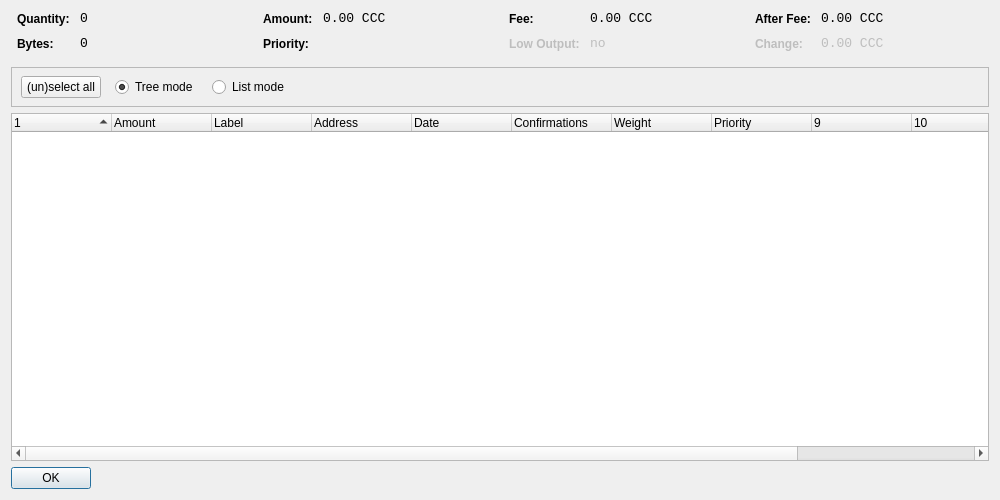
<?xml version="1.0" encoding="UTF-8"?>
<ui version="4.0">
 <class>CoinControlDialog</class>
 <widget class="QWidget" name="CoinControlDialog">
  <property name="geometry">
   <rect>
    <x>0</x>
    <y>0</y>
    <width>1000</width>
    <height>500</height>
   </rect>
  </property>
  <property name="windowTitle">
   <string>Coin Control</string>
  </property>
  <layout class="QVBoxLayout" name="verticalLayout">
   <item>
    <layout class="QHBoxLayout" name="horizontalLayoutTop" stretch="0,0,0,0">
     <property name="topMargin">
      <number>0</number>
     </property>
     <property name="bottomMargin">
      <number>10</number>
     </property>
     <item>
      <layout class="QFormLayout" name="formLayoutCoinControl1">
       <property name="horizontalSpacing">
        <number>10</number>
       </property>
       <property name="verticalSpacing">
        <number>10</number>
       </property>
       <property name="leftMargin">
        <number>6</number>
       </property>
       <property name="rightMargin">
        <number>6</number>
       </property>
       <item row="0" column="0">
        <widget class="QLabel" name="labelCoinControlQuantityText">
         <property name="styleSheet">
          <string notr="true">font-weight:bold;</string>
         </property>
         <property name="text">
          <string>Quantity:</string>
         </property>
        </widget>
       </item>
       <item row="0" column="1">
        <widget class="QLabel" name="labelCoinControlQuantity">
         <property name="font">
          <font>
           <family>Monospace</family>
           <pointsize>10</pointsize>
          </font>
         </property>
         <property name="cursor">
          <cursorShape>IBeamCursor</cursorShape>
         </property>
         <property name="contextMenuPolicy">
          <enum>Qt::ActionsContextMenu</enum>
         </property>
         <property name="text">
          <string notr="true">0</string>
         </property>
         <property name="textInteractionFlags">
          <set>Qt::LinksAccessibleByMouse|Qt::TextSelectableByKeyboard|Qt::TextSelectableByMouse</set>
         </property>
        </widget>
       </item>
       <item row="1" column="0">
        <widget class="QLabel" name="labelCoinControlBytesText">
         <property name="styleSheet">
          <string notr="true">font-weight:bold;</string>
         </property>
         <property name="text">
          <string>Bytes:</string>
         </property>
        </widget>
       </item>
       <item row="1" column="1">
        <widget class="QLabel" name="labelCoinControlBytes">
         <property name="font">
          <font>
           <family>Monospace</family>
           <pointsize>10</pointsize>
          </font>
         </property>
         <property name="cursor">
          <cursorShape>IBeamCursor</cursorShape>
         </property>
         <property name="contextMenuPolicy">
          <enum>Qt::ActionsContextMenu</enum>
         </property>
         <property name="text">
          <string notr="true">0</string>
         </property>
         <property name="textInteractionFlags">
          <set>Qt::LinksAccessibleByMouse|Qt::TextSelectableByKeyboard|Qt::TextSelectableByMouse</set>
         </property>
        </widget>
       </item>
      </layout>
     </item>
     <item>
      <layout class="QFormLayout" name="formLayoutCoinControl2">
       <property name="horizontalSpacing">
        <number>10</number>
       </property>
       <property name="verticalSpacing">
        <number>10</number>
       </property>
       <property name="leftMargin">
        <number>6</number>
       </property>
       <property name="rightMargin">
        <number>6</number>
       </property>
       <item row="0" column="0">
        <widget class="QLabel" name="labelCoinControlAmountText">
         <property name="styleSheet">
          <string notr="true">font-weight:bold;</string>
         </property>
         <property name="text">
          <string>Amount:</string>
         </property>
        </widget>
       </item>
       <item row="0" column="1">
        <widget class="QLabel" name="labelCoinControlAmount">
         <property name="font">
          <font>
           <family>Monospace</family>
           <pointsize>10</pointsize>
          </font>
         </property>
         <property name="cursor">
          <cursorShape>IBeamCursor</cursorShape>
         </property>
         <property name="contextMenuPolicy">
          <enum>Qt::ActionsContextMenu</enum>
         </property>
         <property name="text">
          <string notr="true">0.00 CCC</string>
         </property>
         <property name="textInteractionFlags">
          <set>Qt::LinksAccessibleByMouse|Qt::TextSelectableByKeyboard|Qt::TextSelectableByMouse</set>
         </property>
        </widget>
       </item>
       <item row="1" column="0">
        <widget class="QLabel" name="labelCoinControlPriorityText">
         <property name="styleSheet">
          <string notr="true">font-weight:bold;</string>
         </property>
         <property name="text">
          <string>Priority:</string>
         </property>
        </widget>
       </item>
       <item row="1" column="1">
        <widget class="QLabel" name="labelCoinControlPriority">
         <property name="font">
          <font>
           <family>Monospace</family>
           <pointsize>10</pointsize>
          </font>
         </property>
         <property name="cursor">
          <cursorShape>IBeamCursor</cursorShape>
         </property>
         <property name="contextMenuPolicy">
          <enum>Qt::ActionsContextMenu</enum>
         </property>
         <property name="text">
          <string/>
         </property>
         <property name="textInteractionFlags">
          <set>Qt::LinksAccessibleByMouse|Qt::TextSelectableByKeyboard|Qt::TextSelectableByMouse</set>
         </property>
        </widget>
       </item>
      </layout>
     </item>
     <item>
      <layout class="QFormLayout" name="formLayoutCoinControl3">
       <property name="horizontalSpacing">
        <number>10</number>
       </property>
       <property name="verticalSpacing">
        <number>10</number>
       </property>
       <property name="leftMargin">
        <number>6</number>
       </property>
       <property name="rightMargin">
        <number>6</number>
       </property>
       <item row="0" column="0">
        <widget class="QLabel" name="labelCoinControlFeeText">
         <property name="styleSheet">
          <string notr="true">font-weight:bold;</string>
         </property>
         <property name="text">
          <string>Fee:</string>
         </property>
        </widget>
       </item>
       <item row="0" column="1">
        <widget class="QLabel" name="labelCoinControlFee">
         <property name="font">
          <font>
           <family>Monospace</family>
           <pointsize>10</pointsize>
          </font>
         </property>
         <property name="cursor">
          <cursorShape>IBeamCursor</cursorShape>
         </property>
         <property name="contextMenuPolicy">
          <enum>Qt::ActionsContextMenu</enum>
         </property>
         <property name="text">
          <string notr="true">0.00 CCC</string>
         </property>
         <property name="textInteractionFlags">
          <set>Qt::LinksAccessibleByMouse|Qt::TextSelectableByKeyboard|Qt::TextSelectableByMouse</set>
         </property>
        </widget>
       </item>
       <item row="1" column="0">
        <widget class="QLabel" name="labelCoinControlLowOutputText">
         <property name="enabled">
          <bool>false</bool>
         </property>
         <property name="styleSheet">
          <string notr="true">font-weight:bold;</string>
         </property>
         <property name="text">
          <string>Low Output:</string>
         </property>
        </widget>
       </item>
       <item row="1" column="1">
        <widget class="QLabel" name="labelCoinControlLowOutput">
         <property name="enabled">
          <bool>false</bool>
         </property>
         <property name="font">
          <font>
           <family>Monospace</family>
           <pointsize>10</pointsize>
          </font>
         </property>
         <property name="cursor">
          <cursorShape>IBeamCursor</cursorShape>
         </property>
         <property name="contextMenuPolicy">
          <enum>Qt::ActionsContextMenu</enum>
         </property>
         <property name="text">
          <string>no</string>
         </property>
         <property name="textInteractionFlags">
          <set>Qt::LinksAccessibleByMouse|Qt::TextSelectableByKeyboard|Qt::TextSelectableByMouse</set>
         </property>
        </widget>
       </item>
      </layout>
     </item>
     <item>
      <layout class="QFormLayout" name="formLayoutCoinControl4">
       <property name="horizontalSpacing">
        <number>10</number>
       </property>
       <property name="verticalSpacing">
        <number>10</number>
       </property>
       <property name="leftMargin">
        <number>6</number>
       </property>
       <property name="rightMargin">
        <number>6</number>
       </property>
       <item row="0" column="0">
        <widget class="QLabel" name="labelCoinControlAfterFeeText">
         <property name="styleSheet">
          <string notr="true">font-weight:bold;</string>
         </property>
         <property name="text">
          <string>After Fee:</string>
         </property>
        </widget>
       </item>
       <item row="0" column="1">
        <widget class="QLabel" name="labelCoinControlAfterFee">
         <property name="font">
          <font>
           <family>Monospace</family>
           <pointsize>10</pointsize>
          </font>
         </property>
         <property name="cursor">
          <cursorShape>IBeamCursor</cursorShape>
         </property>
         <property name="contextMenuPolicy">
          <enum>Qt::ActionsContextMenu</enum>
         </property>
         <property name="text">
          <string notr="true">0.00 CCC</string>
         </property>
         <property name="textInteractionFlags">
          <set>Qt::LinksAccessibleByMouse|Qt::TextSelectableByKeyboard|Qt::TextSelectableByMouse</set>
         </property>
        </widget>
       </item>
       <item row="1" column="0">
        <widget class="QLabel" name="labelCoinControlChangeText">
         <property name="enabled">
          <bool>false</bool>
         </property>
         <property name="styleSheet">
          <string notr="true">font-weight:bold;</string>
         </property>
         <property name="text">
          <string>Change:</string>
         </property>
        </widget>
       </item>
       <item row="1" column="1">
        <widget class="QLabel" name="labelCoinControlChange">
         <property name="enabled">
          <bool>false</bool>
         </property>
         <property name="font">
          <font>
           <family>Monospace</family>
           <pointsize>10</pointsize>
          </font>
         </property>
         <property name="cursor">
          <cursorShape>IBeamCursor</cursorShape>
         </property>
         <property name="contextMenuPolicy">
          <enum>Qt::ActionsContextMenu</enum>
         </property>
         <property name="text">
          <string notr="true">0.00 CCC</string>
         </property>
         <property name="textInteractionFlags">
          <set>Qt::LinksAccessibleByMouse|Qt::TextSelectableByKeyboard|Qt::TextSelectableByMouse</set>
         </property>
        </widget>
       </item>
      </layout>
     </item>
    </layout>
   </item>
   <item>
    <widget class="QFrame" name="frame">
     <property name="minimumSize">
      <size>
       <width>0</width>
       <height>40</height>
      </size>
     </property>
     <property name="frameShape">
      <enum>QFrame::StyledPanel</enum>
     </property>
     <property name="frameShadow">
      <enum>QFrame::Sunken</enum>
     </property>
     <widget class="QWidget" name="horizontalLayoutWidget">
      <property name="geometry">
       <rect>
        <x>10</x>
        <y>0</y>
        <width>781</width>
        <height>41</height>
       </rect>
      </property>
      <layout class="QHBoxLayout" name="horizontalLayoutPanel" stretch="0,0,0,0">
       <property name="spacing">
        <number>14</number>
       </property>
       <item>
        <widget class="QPushButton" name="pushButtonSelectAll">
         <property name="sizePolicy">
          <sizepolicy hsizetype="Maximum" vsizetype="Fixed">
           <horstretch>0</horstretch>
           <verstretch>0</verstretch>
          </sizepolicy>
         </property>
         <property name="text">
          <string>(un)select all</string>
         </property>
        </widget>
       </item>
       <item>
        <widget class="QRadioButton" name="radioTreeMode">
         <property name="sizePolicy">
          <sizepolicy hsizetype="Maximum" vsizetype="Fixed">
           <horstretch>0</horstretch>
           <verstretch>0</verstretch>
          </sizepolicy>
         </property>
         <property name="text">
          <string>Tree mode</string>
         </property>
         <property name="checked">
          <bool>true</bool>
         </property>
        </widget>
       </item>
       <item>
        <widget class="QRadioButton" name="radioListMode">
         <property name="sizePolicy">
          <sizepolicy hsizetype="Maximum" vsizetype="Fixed">
           <horstretch>0</horstretch>
           <verstretch>0</verstretch>
          </sizepolicy>
         </property>
         <property name="text">
          <string>List mode</string>
         </property>
        </widget>
       </item>
       <item>
        <spacer name="horizontalSpacer">
         <property name="orientation">
          <enum>Qt::Horizontal</enum>
         </property>
         <property name="sizeHint" stdset="0">
          <size>
           <width>40</width>
           <height>20</height>
          </size>
         </property>
        </spacer>
       </item>
      </layout>
     </widget>
    </widget>
   </item>
   <item>
    <widget class="CoinControlTreeWidget" name="treeWidget">
     <property name="contextMenuPolicy">
      <enum>Qt::CustomContextMenu</enum>
     </property>
     <property name="sortingEnabled">
      <bool>false</bool>
     </property>
     <property name="columnCount">
      <number>12</number>
     </property>
     <attribute name="headerShowSortIndicator" stdset="0">
      <bool>true</bool>
     </attribute>
     <attribute name="headerStretchLastSection">
      <bool>false</bool>
     </attribute>
     <column>
      <property name="text">
       <string/>
      </property>
     </column>
     <column>
      <property name="text">
       <string>Amount</string>
      </property>
     </column>
     <column>
      <property name="text">
       <string>Label</string>
      </property>
     </column>
     <column>
      <property name="text">
       <string>Address</string>
      </property>
     </column>
     <column>
      <property name="text">
       <string>Date</string>
      </property>
     </column>
     <column>
      <property name="text">
       <string>Confirmations</string>
      </property>
      <property name="toolTip">
       <string>Confirmed</string>
      </property>
     </column>
     <column>
      <property name="text">
       <string>Weight</string>
      </property>
     </column>
     <column>
      <property name="text">
       <string>Priority</string>
      </property>
     </column>
     <column>
      <property name="text">
       <string/>
      </property>
     </column>
     <column>
      <property name="text">
       <string/>
      </property>
     </column>
     <column>
      <property name="text">
       <string/>
      </property>
     </column>
     <column>
      <property name="text">
       <string/>
      </property>
     </column>
    </widget>
   </item>
   <item>
    <widget class="QDialogButtonBox" name="buttonBox">
     <property name="sizePolicy">
      <sizepolicy hsizetype="Maximum" vsizetype="Fixed">
       <horstretch>0</horstretch>
       <verstretch>0</verstretch>
      </sizepolicy>
     </property>
     <property name="orientation">
      <enum>Qt::Horizontal</enum>
     </property>
     <property name="standardButtons">
      <set>QDialogButtonBox::Ok</set>
     </property>
    </widget>
   </item>
  </layout>
 </widget>
 <customwidgets>
  <customwidget>
   <class>CoinControlTreeWidget</class>
   <extends>QTreeWidget</extends>
   <header>coincontroltreewidget.h</header>
  </customwidget>
 </customwidgets>
 <resources/>
 <connections/>
</ui>
